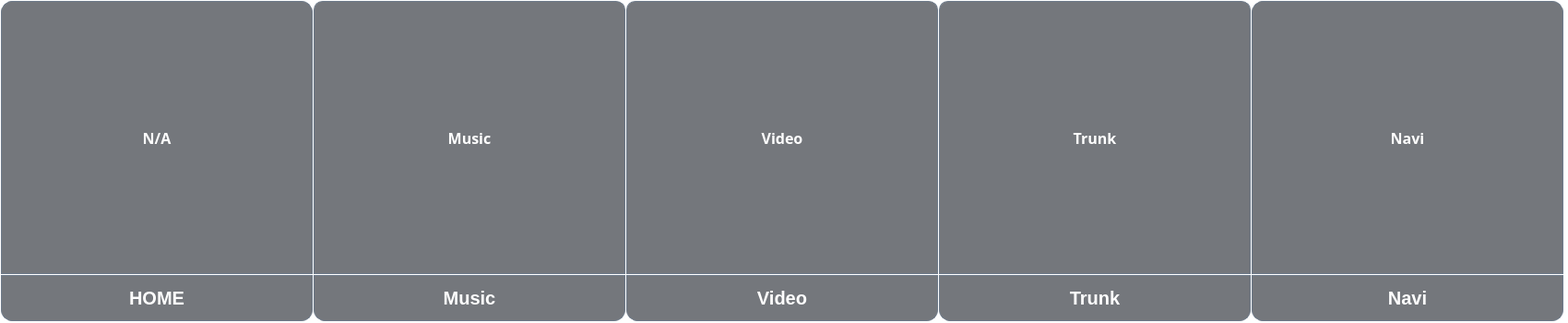
     <widget class="QWidget" name="scrollAreaWidgetContents_2">
      <property name="geometry">
       <rect>
        <x>0</x>
        <y>0</y>
        <width>1700</width>
        <height>350</height>
       </rect>
      </property>
      <property name="styleSheet">
       <string notr="true">    background: transparent;
    border: none;</string>
      </property>
      <layout class="QHBoxLayout" name="horizontalLayout_3">
       <property name="spacing">
        <number>0</number>
       </property>
       <property name="leftMargin">
        <number>0</number>
       </property>
       <property name="topMargin">
        <number>0</number>
       </property>
       <property name="rightMargin">
        <number>0</number>
       </property>
       <property name="bottomMargin">
        <number>0</number>
       </property>
       <item>
        <layout class="QVBoxLayout" name="verticalLayout_home">
         <property name="spacing">
          <number>0</number>
         </property>
         <item>
          <widget class="QPushButton" name="btn_home">
           <property name="sizePolicy">
            <sizepolicy hsizetype="Fixed" vsizetype="Fixed">
             <horstretch>0</horstretch>
             <verstretch>0</verstretch>
            </sizepolicy>
           </property>
           <property name="minimumSize">
            <size>
             <width>338</width>
             <height>296</height>
            </size>
           </property>
           <property name="maximumSize">
            <size>
             <width>338</width>
             <height>296</height>
            </size>
           </property>
           <property name="font">
            <font>
             <family>Sans Serif</family>
             <pointsize>-1</pointsize>
             <weight>75</weight>
             <italic>false</italic>
             <bold>true</bold>
            </font>
           </property>
           <property name="cursor">
            <cursorShape>ArrowCursor</cursorShape>
           </property>
           <property name="layoutDirection">
            <enum>Qt::LeftToRight</enum>
           </property>
           <property name="styleSheet">
            <string notr="true">QPushButton {
    background-color: rgba(58, 63, 70, 180);
    color: white;
    border: 1px solid #6d7a8a;
    
    border-top-left-radius: 12px;
    border-top-right-radius: 12px;
    border-bottom-left-radius: 0px;
    border-bottom-right-radius: 0px;

    padding: 10px;
    font: bold 16px;
}

/* Hover 시 */
QPushButton:hover {
    background-color: #4a5059;
}

/* 눌렀을 때 */
QPushButton:pressed {
    background-color: #2a2e33;

    border-top: 1px solid #6d7a8a;
    border-left: 1px solid #6d7a8a;
    border-right: 1px solid #6d7a8a;
    border-bottom: 4px solid #3c80d0;  
}
</string>
           </property>
           <property name="text">
            <string>N/A</string>
           </property>
          </widget>
         </item>
         <item>
          <widget class="QLabel" name="label_home_btn">
           <property name="minimumSize">
            <size>
             <width>338</width>
             <height>50</height>
            </size>
           </property>
           <property name="maximumSize">
            <size>
             <width>338</width>
             <height>50</height>
            </size>
           </property>
           <property name="styleSheet">
            <string notr="true">QLabel {
    background-color: rgba(58, 63, 70, 180);
    color: white;
    border: 1px solid #6d7a8a;

    border-top-left-radius: 0px;
    border-top-right-radius: 0px;
    border-bottom-left-radius: 12px;
    border-bottom-right-radius: 12px;

    padding: 8px;
    font: bold 20px;
}
</string>
           </property>
           <property name="frameShape">
            <enum>QFrame::NoFrame</enum>
           </property>
           <property name="frameShadow">
            <enum>QFrame::Raised</enum>
           </property>
           <property name="lineWidth">
            <number>1</number>
           </property>
           <property name="midLineWidth">
            <number>0</number>
           </property>
           <property name="text">
            <string>HOME</string>
           </property>
           <property name="alignment">
            <set>Qt::AlignCenter</set>
           </property>
          </widget>
         </item>
        </layout>
       </item>
       <item>
        <layout class="QVBoxLayout" name="verticalLayout_music">
         <property name="spacing">
          <number>0</number>
         </property>
         <item>
          <widget class="QPushButton" name="btn_music">
           <property name="sizePolicy">
            <sizepolicy hsizetype="Fixed" vsizetype="Fixed">
             <horstretch>0</horstretch>
             <verstretch>0</verstretch>
            </sizepolicy>
           </property>
           <property name="minimumSize">
            <size>
             <width>338</width>
             <height>296</height>
            </size>
           </property>
           <property name="maximumSize">
            <size>
             <width>338</width>
             <height>296</height>
            </size>
           </property>
           <property name="font">
            <font>
             <family>Sans Serif</family>
             <pointsize>-1</pointsize>
             <weight>75</weight>
             <italic>false</italic>
             <bold>true</bold>
            </font>
           </property>
           <property name="cursor">
            <cursorShape>ArrowCursor</cursorShape>
           </property>
           <property name="layoutDirection">
            <enum>Qt::LeftToRight</enum>
           </property>
           <property name="styleSheet">
            <string notr="true">QPushButton {
    background-color: rgba(58, 63, 70, 180);
    color: white;
    border: 1px solid #6d7a8a;
    
    border-top-left-radius: 10px;
    border-top-right-radius: 10px;
    border-bottom-left-radius: 0px;
    border-bottom-right-radius: 0px;

    padding: 10px;
    font: bold 16px;
}

/* Hover 시 */
QPushButton:hover {
    background-color: #4a5059;
}

/* 눌렀을 때 */
QPushButton:pressed {
    background-color: #2a2e33;

    border-top: 1px solid #6d7a8a;
    border-left: 1px solid #6d7a8a;
    border-right: 1px solid #6d7a8a;
    border-bottom: 4px solid #3c80d0;  /* 🔵 파란색, 두께 4px */
}
</string>
           </property>
           <property name="text">
            <string>Music</string>
           </property>
          </widget>
         </item>
         <item>
          <widget class="QLabel" name="label_music_btn">
           <property name="enabled">
            <bool>true</bool>
           </property>
           <property name="minimumSize">
            <size>
             <width>338</width>
             <height>50</height>
            </size>
           </property>
           <property name="maximumSize">
            <size>
             <width>338</width>
             <height>50</height>
            </size>
           </property>
           <property name="styleSheet">
            <string notr="true">QLabel {
    background-color: rgba(58, 63, 70, 180);
    color: white;
    border: 1px solid #6d7a8a;

    border-top-left-radius: 0px;
    border-top-right-radius: 0px;
    border-bottom-left-radius: 12px;
    border-bottom-right-radius: 12px;

    padding: 8px;
    font: bold 20px;
}
</string>
           </property>
           <property name="frameShape">
            <enum>QFrame::NoFrame</enum>
           </property>
           <property name="frameShadow">
            <enum>QFrame::Raised</enum>
           </property>
           <property name="lineWidth">
            <number>1</number>
           </property>
           <property name="midLineWidth">
            <number>0</number>
           </property>
           <property name="text">
            <string>Music</string>
           </property>
           <property name="alignment">
            <set>Qt::AlignCenter</set>
           </property>
          </widget>
         </item>
        </layout>
       </item>
       <item>
        <layout class="QVBoxLayout" name="verticalLayout_video">
         <property name="spacing">
          <number>0</number>
         </property>
         <item>
          <widget class="QPushButton" name="btn_video">
           <property name="sizePolicy">
            <sizepolicy hsizetype="Fixed" vsizetype="Fixed">
             <horstretch>0</horstretch>
             <verstretch>0</verstretch>
            </sizepolicy>
           </property>
           <property name="minimumSize">
            <size>
             <width>338</width>
             <height>296</height>
            </size>
           </property>
           <property name="maximumSize">
            <size>
             <width>338</width>
             <height>296</height>
            </size>
           </property>
           <property name="font">
            <font>
             <family>Sans Serif</family>
             <pointsize>-1</pointsize>
             <weight>75</weight>
             <italic>false</italic>
             <bold>true</bold>
            </font>
           </property>
           <property name="cursor">
            <cursorShape>ArrowCursor</cursorShape>
           </property>
           <property name="layoutDirection">
            <enum>Qt::LeftToRight</enum>
           </property>
           <property name="styleSheet">
            <string notr="true">QPushButton {
    background-color: rgba(58, 63, 70, 180);
    color: white;
    border: 1px solid #6d7a8a;
    
    border-top-left-radius: 10px;
    border-top-right-radius: 10px;
    border-bottom-left-radius: 0px;
    border-bottom-right-radius: 0px;

    padding: 10px;
    font: bold 16px;
}

/* Hover 시 */
QPushButton:hover {
    background-color: #4a5059;
}

/* 눌렀을 때 */
QPushButton:pressed {
    background-color: #2a2e33;

    border-top: 1px solid #6d7a8a;
    border-left: 1px solid #6d7a8a;
    border-right: 1px solid #6d7a8a;
    border-bottom: 4px solid #3c80d0;  /* 🔵 파란색, 두께 4px */
}
</string>
           </property>
           <property name="text">
            <string>Video</string>
           </property>
          </widget>
         </item>
         <item>
          <widget class="QLabel" name="label_video_btn">
           <property name="minimumSize">
            <size>
             <width>338</width>
             <height>50</height>
            </size>
           </property>
           <property name="maximumSize">
            <size>
             <width>338</width>
             <height>50</height>
            </size>
           </property>
           <property name="styleSheet">
            <string notr="true">QLabel {
    background-color: rgba(58, 63, 70, 180);
    color: white;
    border: 1px solid #6d7a8a;

    border-top-left-radius: 0px;
    border-top-right-radius: 0px;
    border-bottom-left-radius: 12px;
    border-bottom-right-radius: 12px;

    padding: 8px;
    font: bold 20px;
}
</string>
           </property>
           <property name="frameShape">
            <enum>QFrame::NoFrame</enum>
           </property>
           <property name="frameShadow">
            <enum>QFrame::Raised</enum>
           </property>
           <property name="lineWidth">
            <number>1</number>
           </property>
           <property name="midLineWidth">
            <number>0</number>
           </property>
           <property name="text">
            <string>Video</string>
           </property>
           <property name="alignment">
            <set>Qt::AlignCenter</set>
           </property>
          </widget>
         </item>
        </layout>
       </item>
       <item>
        <layout class="QVBoxLayout" name="verticalLayout_trunk">
         <property name="spacing">
          <number>0</number>
         </property>
         <item>
          <widget class="QPushButton" name="btn_trunk">
           <property name="sizePolicy">
            <sizepolicy hsizetype="Fixed" vsizetype="Fixed">
             <horstretch>0</horstretch>
             <verstretch>0</verstretch>
            </sizepolicy>
           </property>
           <property name="minimumSize">
            <size>
             <width>338</width>
             <height>296</height>
            </size>
           </property>
           <property name="maximumSize">
            <size>
             <width>338</width>
             <height>296</height>
            </size>
           </property>
           <property name="font">
            <font>
             <family>Sans Serif</family>
             <pointsize>-1</pointsize>
             <weight>75</weight>
             <italic>false</italic>
             <bold>true</bold>
            </font>
           </property>
           <property name="cursor">
            <cursorShape>ArrowCursor</cursorShape>
           </property>
           <property name="layoutDirection">
            <enum>Qt::LeftToRight</enum>
           </property>
           <property name="styleSheet">
            <string notr="true">QPushButton {
    background-color: rgba(58, 63, 70, 180);
    color: white;
    border: 1px solid #6d7a8a;
    
    border-top-left-radius: 10px;
    border-top-right-radius: 10px;
    border-bottom-left-radius: 0px;
    border-bottom-right-radius: 0px;

    padding: 10px;
    font: bold 16px;
}

/* Hover 시 */
QPushButton:hover {
    background-color: #4a5059;
}

/* 눌렀을 때 */
QPushButton:pressed {
    background-color: #2a2e33;

    border-top: 1px solid #6d7a8a;
    border-left: 1px solid #6d7a8a;
    border-right: 1px solid #6d7a8a;
    border-bottom: 4px solid #3c80d0;  /* 🔵 파란색, 두께 4px */
}
</string>
           </property>
           <property name="text">
            <string>Trunk</string>
           </property>
          </widget>
         </item>
         <item>
          <widget class="QLabel" name="label_trunk_btn">
           <property name="minimumSize">
            <size>
             <width>338</width>
             <height>50</height>
            </size>
           </property>
           <property name="maximumSize">
            <size>
             <width>338</width>
             <height>50</height>
            </size>
           </property>
           <property name="styleSheet">
            <string notr="true">QLabel {
    background-color: rgba(58, 63, 70, 180);
    color: white;
    border: 1px solid #6d7a8a;

    border-top-left-radius: 0px;
    border-top-right-radius: 0px;
    border-bottom-left-radius: 12px;
    border-bottom-right-radius: 12px;

    padding: 8px;
    font: bold 20px;
}
</string>
           </property>
           <property name="frameShape">
            <enum>QFrame::NoFrame</enum>
           </property>
           <property name="frameShadow">
            <enum>QFrame::Raised</enum>
           </property>
           <property name="lineWidth">
            <number>1</number>
           </property>
           <property name="midLineWidth">
            <number>0</number>
           </property>
           <property name="text">
            <string>Trunk</string>
           </property>
           <property name="alignment">
            <set>Qt::AlignCenter</set>
           </property>
          </widget>
         </item>
        </layout>
       </item>
       <item>
        <layout class="QVBoxLayout" name="verticalLayout_Navi">
         <property name="spacing">
          <number>0</number>
         </property>
         <item>
          <widget class="QPushButton" name="btn_Navi">
           <property name="sizePolicy">
            <sizepolicy hsizetype="Fixed" vsizetype="Fixed">
             <horstretch>0</horstretch>
             <verstretch>0</verstretch>
            </sizepolicy>
           </property>
           <property name="minimumSize">
            <size>
             <width>338</width>
             <height>296</height>
            </size>
           </property>
           <property name="maximumSize">
            <size>
             <width>338</width>
             <height>296</height>
            </size>
           </property>
           <property name="font">
            <font>
             <family>Sans Serif</family>
             <pointsize>-1</pointsize>
             <weight>75</weight>
             <italic>false</italic>
             <bold>true</bold>
            </font>
           </property>
           <property name="cursor">
            <cursorShape>ArrowCursor</cursorShape>
           </property>
           <property name="layoutDirection">
            <enum>Qt::LeftToRight</enum>
           </property>
           <property name="styleSheet">
            <string notr="true">QPushButton {
    background-color: rgba(58, 63, 70, 180);
    color: white;
    border: 1px solid #6d7a8a;
    
    border-top-left-radius: 12px;
    border-top-right-radius: 12px;
    border-bottom-left-radius: 0px;
    border-bottom-right-radius: 0px;

    padding: 10px;
    font: bold 16px;
}

/* Hover 시 */
QPushButton:hover {
    background-color: #4a5059;
}

/* 눌렀을 때 */
QPushButton:pressed {
    background-color: #2a2e33;

    border-top: 1px solid #6d7a8a;
    border-left: 1px solid #6d7a8a;
    border-right: 1px solid #6d7a8a;
    border-bottom: 4px solid #3c80d0;  /* 🔵 파란색, 두께 4px */
}
</string>
           </property>
           <property name="text">
            <string>Navi</string>
           </property>
          </widget>
         </item>
         <item>
          <widget class="QLabel" name="label_Navi_btn">
           <property name="minimumSize">
            <size>
             <width>338</width>
             <height>50</height>
            </size>
           </property>
           <property name="maximumSize">
            <size>
             <width>338</width>
             <height>50</height>
            </size>
           </property>
           <property name="styleSheet">
            <string notr="true">QLabel {
    background-color: rgba(58, 63, 70, 180);
    color: white;
    border: 1px solid #6d7a8a;

    border-top-left-radius: 0px;
    border-top-right-radius: 0px;
    border-bottom-left-radius: 12px;
    border-bottom-right-radius: 12px;

    padding: 8px;
    font: bold 20px;
}
</string>
           </property>
           <property name="frameShape">
            <enum>QFrame::NoFrame</enum>
           </property>
           <property name="frameShadow">
            <enum>QFrame::Raised</enum>
           </property>
           <property name="lineWidth">
            <number>1</number>
           </property>
           <property name="midLineWidth">
            <number>0</number>
           </property>
           <property name="text">
            <string>Navi</string>
           </property>
           <property name="alignment">
            <set>Qt::AlignCenter</set>
           </property>
          </widget>
         </item>
        </layout>
       </item>
      </layout>
     </widget>
